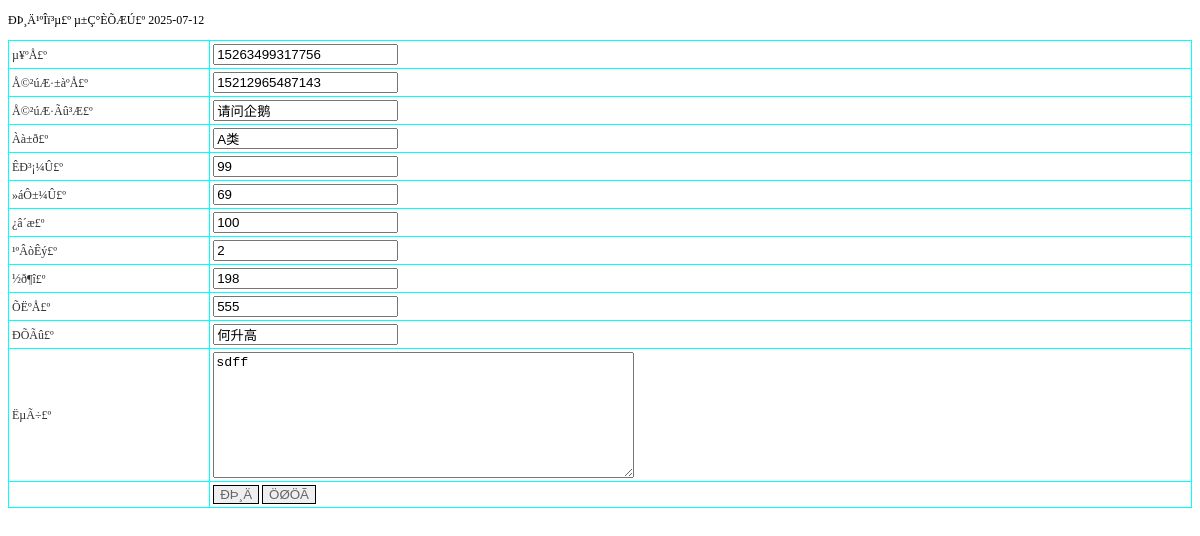
/gouwuche_updt.php?id=5, run on the app's committed database.
### tables this page shows
CREATE TABLE `gouwuche` (
  `id` int(11) NOT NULL AUTO_INCREMENT,
  `danhao` varchar(50) DEFAULT NULL,
  `shangpinbianhao` varchar(50) DEFAULT NULL,
  `shangpinmingcheng` varchar(50) DEFAULT NULL,
  `leibie` varchar(50) DEFAULT NULL,
  `shichangjia` varchar(50) DEFAULT NULL,
  `huiyuanjia` varchar(50) DEFAULT NULL,
  `kucun` varchar(50) DEFAULT NULL,
  `goumaishu` varchar(50) DEFAULT NULL,
  `jine` varchar(50) DEFAULT NULL,
  `zhanghao` varchar(50) DEFAULT NULL,
  `xingming` varchar(50) DEFAULT NULL,
  `shuoming` varchar(500) DEFAULT NULL,
  `issh` varchar(10) DEFAULT '否',
  `addtime` timestamp NOT NULL DEFAULT CURRENT_TIMESTAMP,
  PRIMARY KEY (`id`)
);

### gouwuche_updt.php (the view, shortened to what this page needs)
<?php
$id=$_GET["id"];
$ndate =date("Y-m-d");
?>
<!DOCTYPE html PUBLIC "-//W3C//DTD XHTML 1.0 Transitional//EN" "http://www.w3.org/TR/xhtml1/DTD/xhtml1-transitional.dtd">
<html xmlns="http://www.w3.org/1999/xhtml">
<head>
<link rel="stylesheet" href="css.css" type="text/css">
</head>
<body>
<p>ÐÞ¸Ä¹ºÎï³µ£º µ±Ç°ÈÕÆÚ£º <?php echo $ndate; ?></p>
<?php
$sql="select * from gouwuche where id=".$id;
$query=mysql_query($sql);
$rowscount=mysql_num_rows($query);
if($rowscount>0)
{
?>
<form id="form1" name="form1" method="post" action="">
<table width="100%" border="1" align="center" cellpadding="3" cellspacing="1" bordercolor="#00FFFF" style="border-collapse:collapse">
      <tr><td>µ¥ºÅ£º</td><td><input name='danhao' type='text' id='danhao' value='<?php echo mysql_result($query,0,danhao);?>' /></td></tr>
      <tr><td>Å©²úÆ·±àºÅ£º</td><td><input name='shangpinbianhao' type='text' id='shangpinbianhao' value='<?php echo mysql_result($query,0,shangpinbianhao);?>' /></td></tr>
      <tr><td>Å©²úÆ·Ãû³Æ£º</td><td><input name='shangpinmingcheng' type='text' id='shangpinmingcheng' value='<?php echo mysql_result($query,0,shangpinmingcheng);?>' /></td></tr>
      <tr><td>Àà±ð£º</td><td><input name='leibie' type='text' id='leibie' value='<?php echo mysql_result($query,0,leibie);?>' /></td></tr>
      <tr><td>ÊÐ³¡¼Û£º</td><td><input name='shichangjia' type='text' id='shichangjia' value='<?php echo mysql_result($query,0,shichangjia);?>' /></td></tr>
      <tr><td>»áÔ±¼Û£º</td><td><input name='huiyuanjia' type='text' id='huiyuanjia' value='<?php echo mysql_result($query,0,huiyuanjia);?>' /></td></tr>
      <tr><td>¿â´æ£º</td><td><input name='kucun' type='text' id='kucun' value='<?php echo mysql_result($query,0,kucun);?>' /></td></tr>
      <tr><td>¹ºÂòÊý£º</td><td><input name='goumaishu' type='text' id='goumaishu' value='<?php echo mysql_result($query,0,goumaishu);?>' /></td></tr>
      <tr><td>½ð¶î£º</td><td><input name='jine' type='text' id='jine' value='<?php echo mysql_result($query,0,jine);?>' /></td></tr>
      <tr><td>ÕËºÅ£º</td><td><input name='zhanghao' type='text' id='zhanghao' value='<?php echo mysql_result($query,0,zhanghao);?>' /></td></tr>
      <tr><td>ÐÕÃû£º</td><td><input name='xingming' type='text' id='xingming' value='<?php echo mysql_result($query,0,xingming);?>' /></td></tr>
      <tr><td>ËµÃ÷£º</td><td><textarea name='shuoming' cols='50' rows='8' id='shuoming'><?php echo mysql_result($query,0,shuoming);?></textarea></td></tr>
    <tr>
      <td>&nbsp;</td>
      <td><input name="addnew" type="hidden" id="addnew" value="1" />
      <input type="submit" name="Submit" value="ÐÞ¸Ä" style='border:solid 1px #000000; color:#666666' />
      <input type="reset" name="Submit2" value="ÖØÖÃ" style='border:solid 1px #000000; color:#666666' /></td>
    </tr>
  </table>
</form>
<?php
	}
?>
<p>&nbsp;</p>
</body>
</html>

### css.css (style rules this page uses)
td { font-family:"宋体"; font-size: 12px; color: #2f2f2f; line-height: 16px; }

### data on the page
gouwuche: danhao "15263499317756", shangpinbianhao "15212965487143", shangpinmingcheng "请问企鹅", leibie "A类", shichangjia "99", huiyuanjia "69", kucun "100", goumaishu "2", jine "198", zhanghao "555", xingming "何升高", shuoming "sdff"
